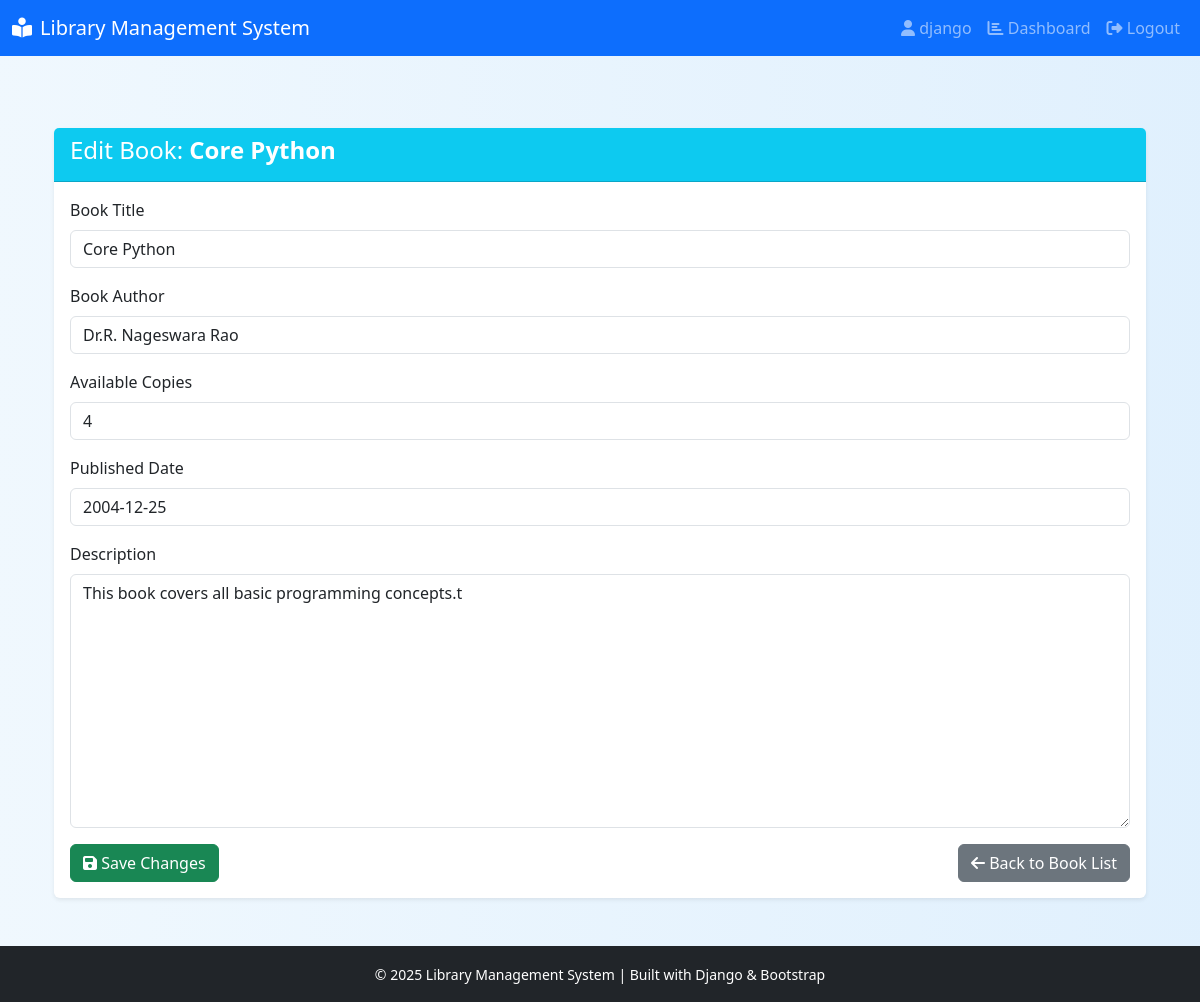
Screenshot of /edit/1/ (signed in) with the database file from the repository.
### library/models.py (models this page shows, shortened)
class Book(models.Model):
    title = models.CharField(max_length=200)
    author = models.CharField(max_length=200)
    description = models.TextField()
    published_date = models.DateField()
    total_copies = models.PositiveIntegerField(default=0)
    available_copies = models.PositiveIntegerField()

### library/views.py (the view)
# urls.py: path('edit/<int:pk>/', BookUpdateView.as_view(), name='edit_book'),
class BookUpdateView(StaffRequiredMixin, UpdateView):
    model = Book
    fields = ['title', 'author', 'description', 'published_date', 'available_copies']
    template_name = 'library/edit_book.html'
    success_url = reverse_lazy('book_list')

### library/views.py (called while the page is built)
    def test_func(self):
        return self.request.user.is_staff

### library/templates/library/edit_book.html (shortened to what this page needs)
{% extends 'library/base_generic.html' %}
{% load widget_tweaks %}
{% block content %}
<div class="container mt-5">
    <div class="card shadow-sm border-0">
        <div class="card-header bg-info text-white">
            <h4>Edit Book: <strong>{{ book.title }}</strong></h4>
        </div>
        <div class="card-body">
            <form method="post">
                <div class="mb-3">
                    <label for="id_title" class="form-label">Book Title</label>
                    {{ form.title|add_class:"form-control" }}
                </div>
                <div class="mb-3">
                    <label for="id_author" class="form-label">Book Author</label>
                    {{ form.author|add_class:"form-control" }}
                </div>
                <div class="mb-3">
                    <label for="id_available_copies" class="form-label">Available Copies</label>
                    {{ form.available_copies|add_class:"form-control" }}
                </div>
                <div class="mb-3">
                    <label for="id_published_date" class="form-label">Published Date</label>
                    {{ form.published_date|add_class:"form-control" }}
                </div>
                <div class="mb-3">
                    <label for="id_description" class="form-label">Description</label>
                    {{ form.description|add_class:"form-control" }}
                </div>
                <div class="d-flex justify-content-between">
                    <button type="submit" class="btn btn-success">
                        <i class="fas fa-save"></i> Save Changes
                    </button>
                    <a href="{% url 'book_list' %}" class="btn btn-secondary">
                        <i class="fas fa-arrow-left"></i> Back to Book List
                    </a>
                </div>
            </form>
        </div>
    </div>
</div>
{% endblock %}

### library/templates/library/base_generic.html (shortened to what this page needs)
{% load static %}
<!DOCTYPE html>
<html lang="en">
<head>
  <link href="https://cdn.jsdelivr.net/npm/bootstrap@5.3.0/dist/css/bootstrap.min.css" rel="stylesheet">
  <link href="https://cdnjs.cloudflare.com/ajax/libs/font-awesome/6.5.0/css/all.min.css" rel="stylesheet">
</head>
<body>
<nav class="navbar navbar-expand-lg navbar-dark bg-primary">
  <div class="container-fluid">
    <a class="navbar-brand" href="{% url 'book_list' %}">
      <i class="fas fa-book-reader me-2"></i>Library Management System
    </a>
    <div class="collapse navbar-collapse" id="navbarNavDropdown">
      <ul class="navbar-nav ms-auto">
        {% if user.is_authenticated %}
          <li class="nav-item">
            <a class="nav-link" href="#"><i class="fas fa-user"></i> {{ user.username }}</a>
          </li>
          {% if user.is_staff %}
            <li class="nav-item">
              <a class="nav-link" href="{% url 'admin_dashboard' %}">
                <i class="fas fa-chart-bar"></i> Dashboard
              </a>
            </li>
          {% else %}
            <li class="nav-item">
              <a class="nav-link" href="{% url 'borrowed_books' %}">
                <i class="fas fa-book"></i> My Borrowed Books
              </a>
            </li>
          {% endif %}
          <li class="nav-item">
            <a class="nav-link" href="{% url 'logout' %}">
              <i class="fas fa-sign-out-alt"></i> Logout
            </a>
          </li>
        {% endif %}
      </ul>
    </div>
  </div>
</nav>
<div class="container mt-4 mb-5">
  {% block content %}{% endblock %}
</div>
<footer class="bg-dark text-white text-center py-3 mt-auto">
  <div class="container">
    <small>&copy; 2025 Library Management System | Built with Django & Bootstrap</small>
  </div>
</footer>
</body>
</html>

### library/templates/library/base_generic.html (style rules this page uses)
body { background: linear-gradient(to right, rgba(227, 242, 253, 0.541), rgba(187, 222, 251, 0.452)), url("https://ideas.demco.com/wp-content/uploads/2023/01/blog_Eisenhower-HS-Shelving-stacks-015.jpg") no-repeat center center fixed; background-size: cover; min-height: 100vh; display: flex; flex-direction: column; }

### rows the page displays
Book: title "Core Python", author "Dr.R. Nageswara Rao", available_copies "4", published_date "2004-12-25", description "This book covers all basic programming concepts.t"

### other values shown
{{ user.username }} "django"
